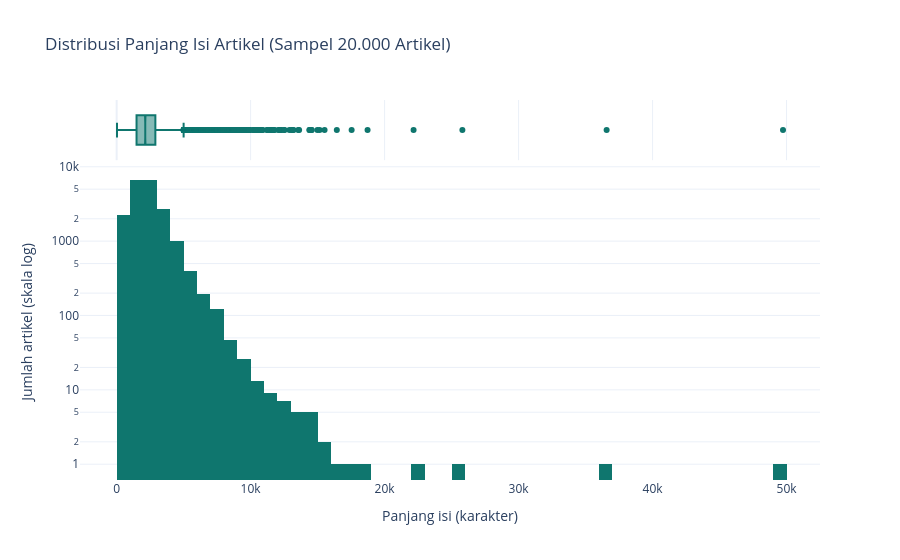

Notebook cell for this chart:
### Markdown cell above
### Visualisasi 2: Distribusi Panjang Isi Artikel

### Code cell
fig2 = px.histogram(
    eda_sample,
    x="text_length",
    nbins=80,
    marginal="box",
    log_y=True,
    title="Distribusi Panjang Isi Artikel (Sampel 20.000 Artikel)",
    labels={"text_length": "Panjang isi (karakter)", "count": "Jumlah artikel"},
    color_discrete_sequence=["#0F766E"],
    template="plotly_white",
)
fig2.update_layout(yaxis_title="Jumlah artikel (skala log)")
fig2.show(config={"displaylogo": False})

### Figure 1 — Plotly figure (JSON) as saved in the notebook; plotly's stock layout.template omitted (floating-point values rounded to 4 significant figures; data arrays with more than 128 entries replaced by an {"elided": "..."} marker saying what was removed)
{"data": [{"bingroup": "x", "hovertemplate": "Panjang isi (karakter)=%{x}<br>count=%{y}<extra></extra>", "legendgroup": "", "marker": {"color": "#0F766E", "pattern": {"shape": ""}}, "name": "", "nbinsx": 80, "orientation": "v", "showlegend": false, "type": "histogram", "x": {"elided": "20000 int values"}, "xaxis": "x", "yaxis": "y"}, {"hovertemplate": "Panjang isi (karakter)=%{x}<extra></extra>", "legendgroup": "", "marker": {"color": "#0F766E"}, "name": "", "notched": true, "showlegend": false, "type": "box", "x": {"elided": "20000 int values"}, "xaxis": "x2", "yaxis": "y2"}], "layout": {"barmode": "relative", "legend": {"tracegroupgap": 0}, "title": {"text": "Distribusi Panjang Isi Artikel (Sampel 20.000 Artikel)"}, "xaxis": {"anchor": "y", "domain": [0, 1], "title": {"text": "Panjang isi (karakter)"}}, "xaxis2": {"anchor": "y2", "domain": [0, 1], "matches": "x", "showgrid": true, "showticklabels": false}, "yaxis": {"anchor": "x", "domain": [0, 0.8316], "title": {"text": "Jumlah artikel (skala log)"}, "type": "log"}, "yaxis2": {"anchor": "x2", "domain": [0.8416, 1], "matches": "y2", "showgrid": false, "showline": false, "showticklabels": false, "ticks": ""}}}
